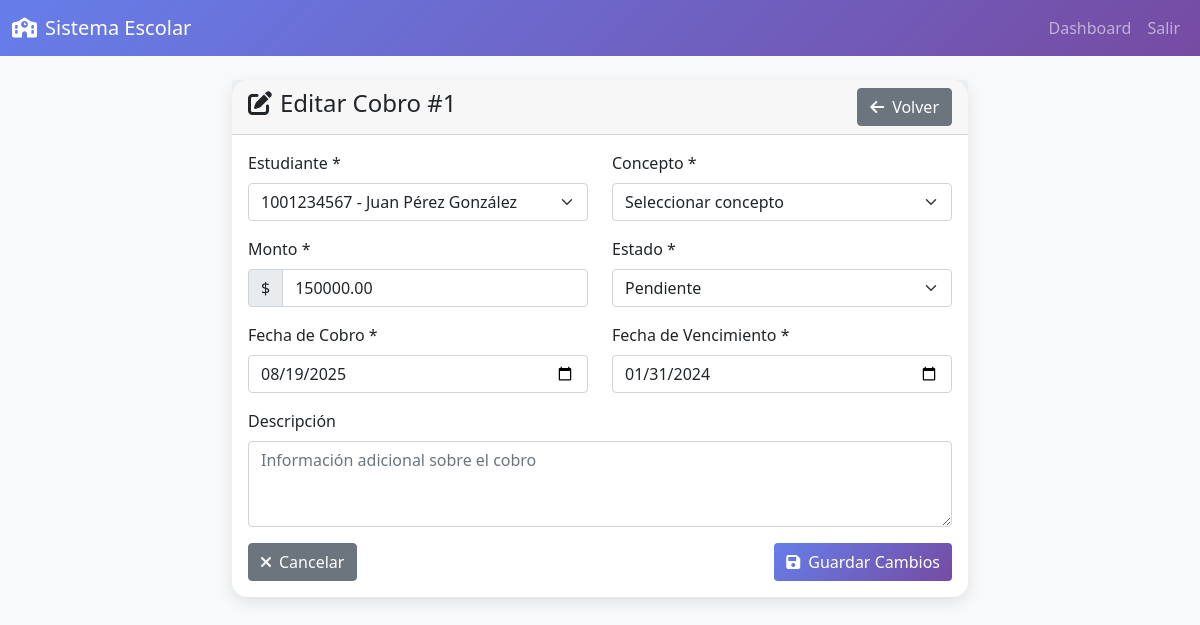
Screenshot of /cobros/editar.php?id=1 (signed in) with the database file from the repository.
### tables this page shows
CREATE TABLE IF NOT EXISTS cobros (
    id_cobro INT AUTO_INCREMENT PRIMARY KEY,
    estudiante_id VARCHAR(20) NOT NULL,
    curso_codigo VARCHAR(20),
    concepto VARCHAR(200) NOT NULL,
    descripcion TEXT,
    monto DECIMAL(10,2) NOT NULL,
    fecha_cobro DATE DEFAULT (CURRENT_DATE),
    fecha_vencimiento DATE NOT NULL,
    fecha_pago DATE NULL,
    estado ENUM('Pendiente', 'Pagado', 'Vencido', 'Cancelado') DEFAULT 'Pendiente',
    metodo_pago ENUM('Efectivo', 'Transferencia', 'Tarjeta', 'Cheque', 'Otro'),
    numero_comprobante VARCHAR(100),
    observaciones TEXT,
    created_at TIMESTAMP DEFAULT CURRENT_TIMESTAMP,
    updated_at TIMESTAMP DEFAULT CURRENT_TIMESTAMP ON UPDATE CURRENT_TIMESTAMP,
    FOREIGN KEY (estudiante_id) REFERENCES estudiantes(cedula) ON DELETE CASCADE,
    FOREIGN KEY (curso_codigo) REFERENCES cursos(codigo) ON DELETE SET NULL
);

CREATE TABLE IF NOT EXISTS estudiantes (
    cedula VARCHAR(20) PRIMARY KEY,
    nombre VARCHAR(100) NOT NULL,
    apellido1 VARCHAR(100) NOT NULL,
    apellido2 VARCHAR(100),
    fecha_nacimiento DATE NOT NULL,
    genero ENUM('Masculino', 'Femenino', 'Otro') NOT NULL,
    direccion TEXT,
    telefono VARCHAR(20),
    email VARCHAR(100),
    acudiente_nombre VARCHAR(200),
    acudiente_telefono VARCHAR(20),
    acudiente_email VARCHAR(100),
    estado ENUM('Activo', 'Inactivo', 'Graduado', 'Retirado') DEFAULT 'Activo',
    fecha_ingreso DATE DEFAULT (CURRENT_DATE),
    observaciones TEXT,
    created_at TIMESTAMP DEFAULT CURRENT_TIMESTAMP,
    updated_at TIMESTAMP DEFAULT CURRENT_TIMESTAMP ON UPDATE CURRENT_TIMESTAMP
);

### cobros/editar.php (the view, shortened to what this page needs)
<?php
$database = new Database();
$conn = $database->getConnection();
$id = $_GET['id'] ?? null;
$stmt = $conn->prepare("SELECT * FROM cobros WHERE id_cobro = :id");
$stmt->bindParam(':id', $id);
$stmt->execute();
$cobro = $stmt->fetch();
$estudiantes = $conn->query("SELECT cedula, nombre, apellido1, apellido2 FROM estudiantes WHERE estado = 'Activo' ORDER BY nombre")->fetchAll();
?>
<!DOCTYPE html>
<html lang="es">
<head>
    <link href="https://cdn.jsdelivr.net/npm/bootstrap@5.1.3/dist/css/bootstrap.min.css" rel="stylesheet">
    <link href="https://cdnjs.cloudflare.com/ajax/libs/font-awesome/6.0.0/css/all.min.css" rel="stylesheet">
</head>
<body>
    <nav class="navbar navbar-expand-lg navbar-dark">
        <div class="container-fluid">
            <a class="navbar-brand" href="../dashboard.php">
                <i class="fas fa-school me-2"></i>Sistema Escolar
            </a>
            <div class="navbar-nav ms-auto">
                <a class="nav-link" href="../dashboard.php">Dashboard</a>
                <a class="nav-link" href="../logout.php">Salir</a>
            </div>
        </div>
    </nav>
    <div class="container mt-4">
        <div class="row justify-content-center">
            <div class="col-md-8">
                <div class="card">
                    <div class="card-header d-flex justify-content-between align-items-center">
                        <h4><i class="fas fa-edit me-2"></i>Editar Cobro #<?php echo $cobro['id_cobro']; ?></h4>
                        <a href="ver.php?id=<?php echo $cobro['id_cobro']; ?>" class="btn btn-secondary">
                            <i class="fas fa-arrow-left me-2"></i>Volver
                        </a>
                    </div>
                    <div class="card-body">
                        <form method="POST">
                            <div class="row">
                                <div class="col-md-6 mb-3">
                                    <label for="estudiante_id" class="form-label">Estudiante *</label>
                                    <select class="form-select" id="estudiante_id" name="estudiante_id" required>
                                        <?php foreach ($estudiantes as $estudiante): ?>
                                            <option value="<?php echo $estudiante['cedula']; ?>"
                                                    <?php echo $estudiante['cedula'] == $cobro['estudiante_id'] ? 'selected' : ''; ?>>
                                                <?php echo $estudiante['cedula'] . ' - ' .
                                                          $estudiante['nombre'] . ' ' .
                                                          $estudiante['apellido1'] . ' ' .
                                                          ($estudiante['apellido2'] ?? ''); ?>
                                            </option>
                                        <?php endforeach; ?>
                                    </select>
                                </div>
                                <div class="col-md-6 mb-3">
                                    <label for="concepto" class="form-label">Concepto *</label>
                                    <select class="form-select" id="concepto" name="concepto" required>
                                        <option value="">Seleccionar concepto</option>
                                    </select>
                                </div>
                                <div class="col-md-6 mb-3">
                                    <label for="monto" class="form-label">Monto *</label>
                                    <div class="input-group">
                                        <span class="input-group-text">$</span>
                                        <input type="number" class="form-control" id="monto" name="monto"
                                               value="<?php echo $cobro['monto']; ?>" min="0" step="1000" required>
                                    </div>
                                </div>
                                <div class="col-md-6 mb-3">
                                    <label for="estado" class="form-label">Estado *</label>
                                    <select class="form-select" id="estado" name="estado" required>
                                        <option value="Pendiente" <?php echo $cobro['estado'] == 'Pendiente' ? 'selected' : ''; ?>>Pendiente</option>
                                    </select>
                                </div>
                                <div class="col-md-6 mb-3">
                                    <label for="fecha_cobro" class="form-label">Fecha de Cobro *</label>
                                    <input type="date" class="form-control" id="fecha_cobro" name="fecha_cobro"
                                           value="<?php echo $cobro['fecha_cobro']; ?>" required>
                                </div>
                                <div class="col-md-6 mb-3">
                                    <label for="fecha_vencimiento" class="form-label">Fecha de Vencimiento *</label>
                                    <input type="date" class="form-control" id="fecha_vencimiento" name="fecha_vencimiento"
                                           value="<?php echo $cobro['fecha_vencimiento']; ?>" required>
                                </div>
                                <div class="col-12 mb-3">
                                    <label for="descripcion" class="form-label">Descripción</label>
                                    <textarea class="form-control" id="descripcion" name="descripcion" rows="3"
                                              placeholder="Información adicional sobre el cobro"><?php echo htmlspecialchars($cobro['descripcion']); ?></textarea>
                                </div>
                            </div>
                            <div class="d-flex justify-content-between">
                                <a href="ver.php?id=<?php echo $cobro['id_cobro']; ?>" class="btn btn-secondary">
                                    <i class="fas fa-times me-2"></i>Cancelar
                                </a>
                                <button type="submit" class="btn btn-primary">
                                    <i class="fas fa-save me-2"></i>Guardar Cambios
                                </button>
                            </div>
                        </form>
                    </div>
                </div>
            </div>
        </div>
    </div>
</body>
</html>

### cobros/editar.php (style rules this page uses)
body { background-color: #f8f9fa; }
.navbar { background: linear-gradient(135deg, #667eea 0%, #764ba2 100%); }
.card { border: none; border-radius: 15px; box-shadow: 0 5px 15px rgba(0,0,0,0.1); }
.btn-primary { background: linear-gradient(135deg, #667eea 0%, #764ba2 100%); border: none; }

### rows the page displays
cobros: id_cobro "1", estudiante_id "1001234567 - Juan Pérez González", monto "150000.00", estado "Pendiente", fecha_cobro "08/19/2025", fecha_vencimiento "01/31/2024"
